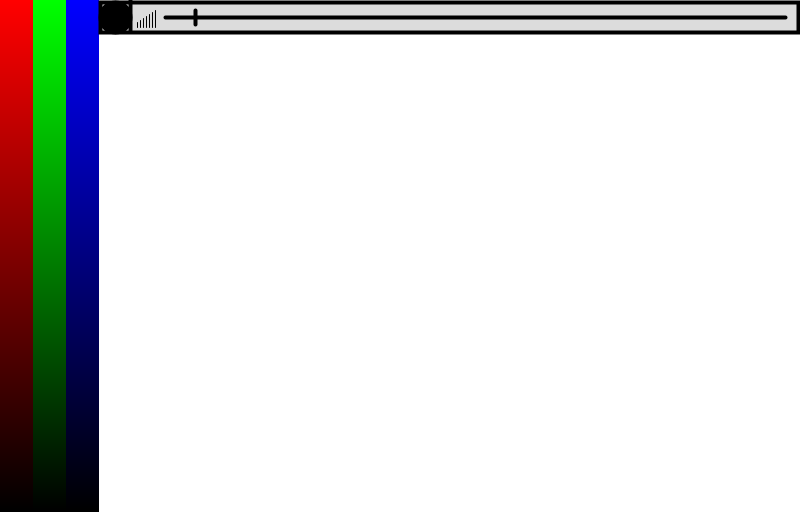
Frame 1 (no input)
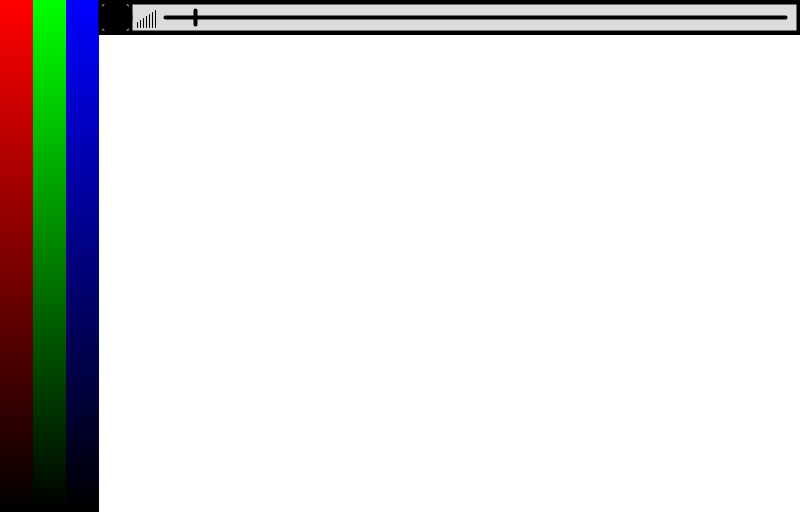
Frame 60 (the mouse pressed at the canvas centre just before this capture)
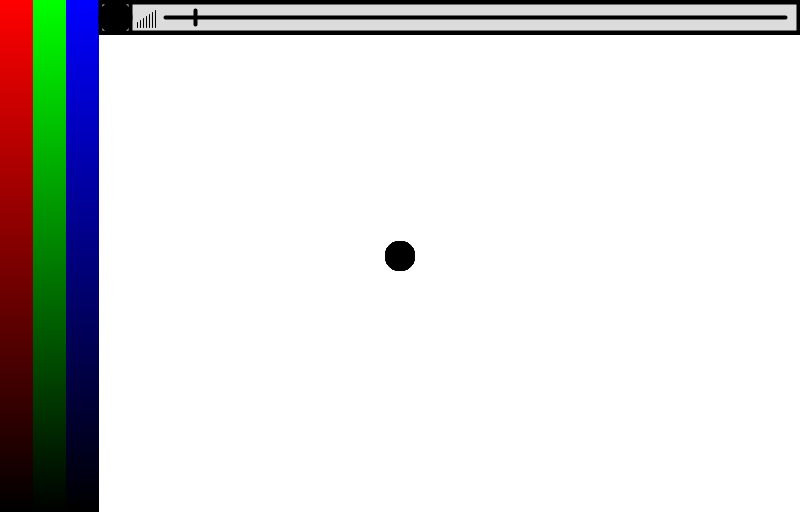
Frame 120 (the mouse held since frame 60 and released just before this capture)

The Processing sketch that drew these frames (run headless with seeded random() and noise(); from frame 60 on, the mouse is pressed at the canvas centre):

// Processing sketch: FirstWeek
// ── FirstWeek.pde
//Bennett Ritchie
//Knock-off Paint

boolean isCircle;
float penSize;
float red, green, blue;

PImage savedSection;

void setup()
{
  //Height was chosen to make color ribbons simpler
  size(800, 512);
  background(255);
  noStroke();
  
  //Pen can change from circle to square
  isCircle = true;
  penSize = 30;
  
  //Initialize all colors to zero
  red = green = blue = 0;
}

void draw()
{
  drawPen();
  drawHUD();
}

void drawPen()
{
  //Keep from drawing when cursor is over the HUD
  if(mousePressed && mouseX > 99 && mouseY > 34 )
  {
    fill(red,green,blue);
    rectMode(CENTER);
    noStroke();
    
    if( isCircle )
      circle(mouseX, mouseY, penSize);
    else
      square(mouseX, mouseY, penSize); 
  }
}

void drawHUD()
{
  rectMode(CORNER);
  noStroke();
  
  //Drawing the color ribbons
  for( int i = 0; i < height; i++ )
  {
    //Red Ribbon
    fill( 255-i, 0, 0 );
    rect( 0, i*2, 33, 2 );
    
    //Green Ribbon
    fill( 0, 255-i, 0 );
    rect( 33, i*2, 33, 2 );
    
    //Blue Ribbon
    fill( 0, 0, 255-i );
    rect( 66, i*2, 33, 2 );
  }
  
  //Draw ribbon sliders
  noFill();
  stroke(0);
  strokeWeight(2);
  
  rect(1,  height-red*2-1,   30, 3);
  rect(34, height-green*2-1, 30, 3);
  rect(67, height-blue*2-1,  30, 3);
  
  //Draw top HUD box
  strokeWeight(4);
  fill(220);
  rect(100,2,width-102,30);
  line(130,0, 130,30);
  
  //Draw color indicator
  fill(red,green,blue);
  if(isCircle)
    circle(115,17,30);
  else
    rect(100,2,30,30);
  
  //Draw the size-change indicator
  strokeWeight(1);
  line(137,27,137,22);
  line(140,27,140,20);
  line(143,27,143,18);
  line(146,27,146,16);
  line(149,27,149,14);
  line(152,27,152,12);
  line(155,27,155,10);
  
  //Draw size bar and slider
  strokeWeight(4);
  line(165,17, 785,17); //620 long
  line(165 + penSize, 10, 165+penSize, 24);
}

void keyPressed()
{
  //Save screenshot
  if( key == 's' )
  {
    savedSection = get(99,35,width-99,height-35);
    savedSection.save("snapshot_" + year() + "_" + month() + "_" + day() + "_" + hour() + "_" + minute() + "_" + second() + ".jpg");
  }
  //Change paintbrush shape
  if( key == ' ' )
    isCircle = !isCircle;
}

void mousePressed()
{
  if( mouseX < 33 ) //Red ribbon
    red = (height - mouseY) / 2;
  else if( mouseX < 66 && mouseX >= 33 ) //Green ribbon
    green = (height - mouseY) / 2;
  else if( mouseX < 99 && mouseX >= 66 ) //Blue ribbon
    blue = (height - mouseY) / 2;
  
  //Mouse is over the size slider
  if( mouseY < 30 && mouseX > 165 && mouseX < 785 )
    penSize = mouseX-165;
}
